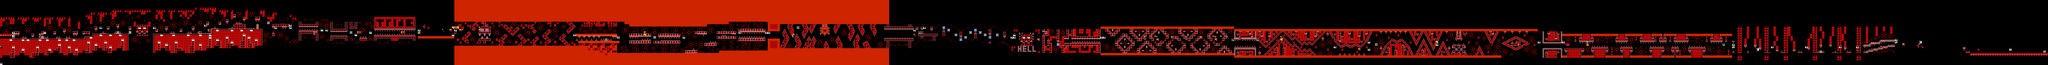

The image is a tile-based game level rendered from a .tmx file. Its description and source (layers, tilesets, objects; grid data summarised) follow:
An orthogonal 843x27 tile map with 16x16 px tiles, 2 tile layers (SP, ...), 2 tilesets, 2 image layers.

<map version="1.10" tiledversion="1.11.2" orientation="orthogonal" renderorder="right-down" width="843" height="27" tilewidth="16" tileheight="16" infinite="0" nextlayerid="5" nextobjectid="1">
 <editorsettings>
  <chunksize width="16" height="27" />
  <export target="../LEVELS/LEVEL DATA/backontrack.csv" format="csv" />
 </editorsettings>
 <tileset firstgid="1" name="famidash" tilewidth="16" tileheight="16" tilecount="256" columns="16">
  <image source="../../../GRAPHICS/famidash Red.bmp" width="256" height="256" />
 </tileset>
 <tileset firstgid="257" name="sprites" tilewidth="16" tileheight="16" tilecount="256" columns="16">
  <image source="../../../GRAPHICS/sprites.png" width="256" height="256" />
 </tileset>
 <imagelayer id="3" name="Image Layer 1" parallaxx="0.9" parallaxy="0.9" repeatx="1" repeaty="1">
  <image source="../../../GRAPHICS/Old/parallax Red.bmp" width="144" height="72" />
 </imagelayer>
 <imagelayer id="4" name="Image Layer 2" offsetx="0" offsety="432" repeatx="1">
  <image source="../../../GRAPHICS/ground Red.bmp" width="64" height="128" />
 </imagelayer>
 <layer id="1" width="843" height="27">
  <data>[22761 cells, 22761 non-empty, 133 distinct tile ids]</data>
 </layer>
 <layer id="2" name="SP" width="843" height="27">
  <data>[22761 cells, 181 non-empty, 47 distinct tile ids]</data>
 </layer>
</map>
